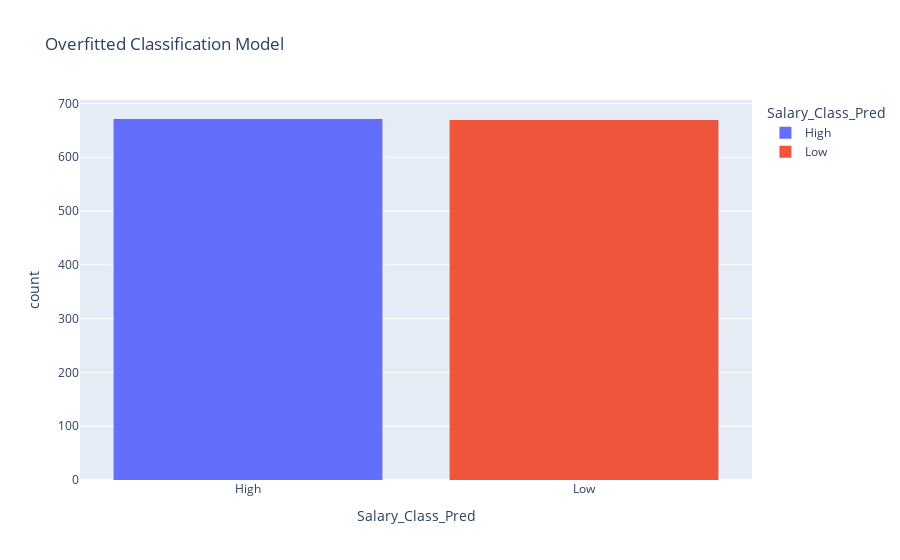

Here is the notebook cell this chart was saved with:
### Code cell
fig_cls = px.histogram(df_pred, x="Salary_Class_Pred", color="Salary_Class_Pred", title="Overfitted Classification Model")
fig_cls.show()

### Figure 1 — Plotly figure (JSON) as saved in the notebook; plotly's stock layout.template omitted (floating-point values rounded to 4 significant figures; data arrays with more than 128 entries replaced by an {"elided": "..."} marker saying what was removed)
{"data": [{"alignmentgroup": "True", "bingroup": "x", "hovertemplate": "Salary_Class_Pred=%{x}<br>count=%{y}<extra></extra>", "legendgroup": "High", "marker": {"color": "#636efa", "pattern": {"shape": ""}}, "name": "High", "offsetgroup": "High", "orientation": "v", "showlegend": true, "type": "histogram", "x": {"elided": "671 str values"}, "xaxis": "x", "yaxis": "y"}, {"alignmentgroup": "True", "bingroup": "x", "hovertemplate": "Salary_Class_Pred=%{x}<br>count=%{y}<extra></extra>", "legendgroup": "Low", "marker": {"color": "#EF553B", "pattern": {"shape": ""}}, "name": "Low", "offsetgroup": "Low", "orientation": "v", "showlegend": true, "type": "histogram", "x": {"elided": "669 str values"}, "xaxis": "x", "yaxis": "y"}], "layout": {"barmode": "relative", "legend": {"title": {"text": "Salary_Class_Pred"}, "tracegroupgap": 0}, "title": {"text": "Overfitted Classification Model"}, "xaxis": {"anchor": "y", "categoryarray": ["High", "Low"], "categoryorder": "array", "domain": [0, 1], "title": {"text": "Salary_Class_Pred"}}, "yaxis": {"anchor": "x", "domain": [0, 1], "title": {"text": "count"}}}}
